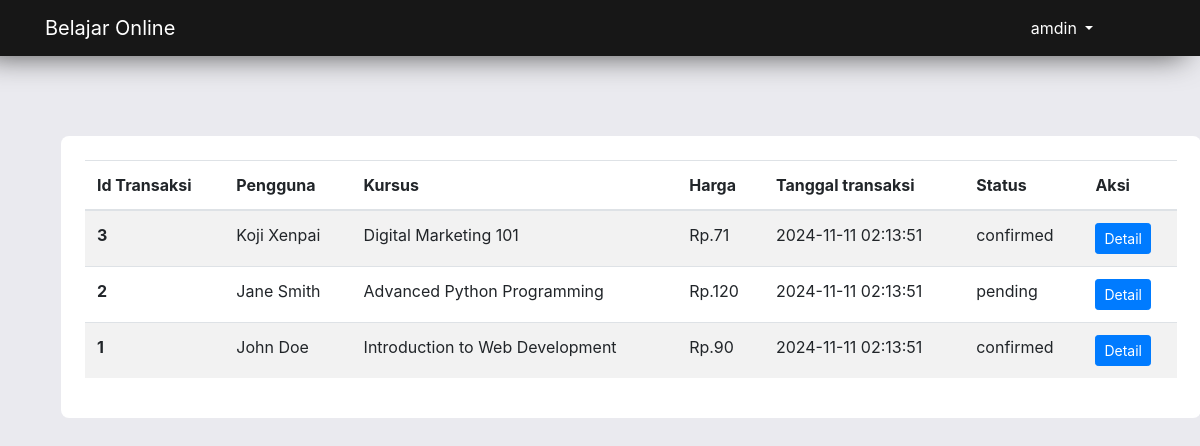
The app's page /admin/transactions.php (signed in) with its own data.
### tables this page shows
CREATE TABLE purchases (
    id INT AUTO_INCREMENT PRIMARY KEY,
    user_id INT NOT NULL,
    course_id INT NOT NULL,
    status ENUM('pending', 'confirmed', 'canceled') DEFAULT 'pending',
    voucher_code VARCHAR(50) NULL,
    total_price DECIMAL(10, 2),
    bank VARCHAR(200),
    bank_account_name VARCHAR(200),
    bank_account_number VARCHAR(200),
    payment_proof VARCHAR(255) NULL,
    created_at TIMESTAMP DEFAULT CURRENT_TIMESTAMP,
    updated_at TIMESTAMP DEFAULT CURRENT_TIMESTAMP ON UPDATE CURRENT_TIMESTAMP,
    FOREIGN KEY (user_id) REFERENCES users(id) ON DELETE CASCADE,
    FOREIGN KEY (course_id) REFERENCES courses(id) ON DELETE CASCADE
);

CREATE TABLE users (
    id INT AUTO_INCREMENT PRIMARY KEY,
    name VARCHAR(255) NOT NULL,
    email VARCHAR(255) UNIQUE NOT NULL,
    password VARCHAR(255) NOT NULL,
    avatar VARCHAR(255),
    bio TEXT,
    created_at TIMESTAMP DEFAULT CURRENT_TIMESTAMP,
    updated_at TIMESTAMP DEFAULT CURRENT_TIMESTAMP ON UPDATE CURRENT_TIMESTAMP
);

CREATE TABLE courses (
    id INT AUTO_INCREMENT PRIMARY KEY,
    title VARCHAR(255) NOT NULL,
    thumbnail VARCHAR(255) NOT NULL,
    description TEXT,
    price DECIMAL(10, 2) NOT NULL,
    status ENUM('draft', 'publish') DEFAULT 'draft',   
    created_at TIMESTAMP DEFAULT CURRENT_TIMESTAMP,
    updated_at TIMESTAMP DEFAULT CURRENT_TIMESTAMP ON UPDATE CURRENT_TIMESTAMP
);

### admin/transactions.php (the view, shortened to what this page needs)
<?php
include "../app/init.php";
$sql = mysqli_query($con, "
    SELECT
        purchases.id,
        purchases.status,
        purchases.voucher_code,
        purchases.total_price,
        purchases.bank,
        purchases.bank_account_name,
        purchases.bank_account_number,
        purchases.payment_proof,
        purchases.created_at,
        purchases.updated_at,
        users.id AS user_id,
        users.name AS user_name,
        users.email AS user_email,
        courses.id AS course_id,
        courses.title AS course_title
    FROM
        purchases
    JOIN
        users ON purchases.user_id = users.id
    JOIN
        courses ON purchases.course_id = courses.id
    ORDER BY
        purchases.id DESC
");
?>
<!DOCTYPE html>
<html lang="en">
<head>
    <link rel="stylesheet" href="../assets/css/bootstrap.min.css">
    <link rel="stylesheet" href="../assets/css/all.min.css">
</head>
<body>
    <nav class="position-fixed navbar navbar-expand-lg navbar-dark">
        <div class="container ">
            <a class="navbar-brand mr-5" href="./index.php">
                Belajar Online
            </a>
            <div class="collapse navbar-collapse" id="navbarNav">
                <ul class="navbar-nav text-uppercase mx-auto col-10">
                </ul>
                <div class="nav-item dropdown col-lg-3 col-md-6 ">
                    <a class="nav-link dropdown-toggle user cart text-white" href="#" id="navbarDropdown" role="button" data-toggle="dropdown" aria-haspopup="true" aria-expanded="false">
                        <?php
                        if (!isset($_SESSION['name'])) {
                            echo "user";
                        } else {
                            echo 'amdin';
                        }
                        ?>
                    </a>
                </div>
            </div>
        </div>
    </nav>
    <br>
    <section class="features pb-5 mt-5 mb-4">
        <div class="container mt-5">
            <div class="col-12 mb-2s  mt-2 p-3 ">
                <div class="main-page container mt-5 p-4 bg-white p-2">
                    <div class="table-responsive-sm">
                        <table class="table table-striped text-nowrap">
                            <thead>
                                <tr>
                                    <th scope="col">Id Transaksi</th>
                                    <th scope="col">Pengguna</th>
                                    <th scope="col">Kursus</th>
                                    <th scope="col">Harga</th>
                                    <th scope="col">Tanggal transaksi</th>
                                    <th scope="col">Status</th>
                                    <th scope="col">Aksi</th>
                                </tr>
                            </thead>
                            <tbody>
                                <?php
                                while ($transaction = mysqli_fetch_assoc($sql)) { ?>
                                    <tr>
                                        <th scope="row"><?= $transaction['id']; ?></th>
                                        <td><?= $transaction['user_name']; ?></td>
                                        <td><?= $transaction['course_title']; ?></td>
                                        <td>Rp.<?= number_format($transaction['total_price'], 0, ',', '.');  ?></td>
                                        <td><?= $transaction['created_at'] ?></td>
                                        <td><?= $transaction['status'] ?></td>
                                        <td><a class="btn btn-sm btn-primary" href="./transaction.php?id=<?= $transaction['id'] ?> ">Detail</a>
                                        </td>
                                    </tr>
                                <?php } ?>
                            </tbody>
                        </table>
                    </div>
                </div>
            </div>
        </div>
    </section>
</body>
</html>

### admin/transactions.php (style rules this page uses)
body { background: #EAEAEF; }
.navbar { background: #171717; position: fixed; left: 0; top: 0; right: 0; margin: auto; z-index: 10; box-shadow: -15px 0px 30px #4e4e4e; }
.nav-item { margin-right: 24px; font-weight: 400; }
.nav-link.user { font-size: 16px; }
.main-page { border-radius: 8px; }
a { text-decoration: none; color: #201f1f; }

### records on screen
purchases: id "3", user.name "Koji Xenpai", course.title "Digital Marketing 101", total_price "71", created_at "2024-11-11 02:13:51", status "confirmed"
purchases: id "2", user.name "Jane Smith", course.title "Advanced Python Programming", total_price "120", created_at "2024-11-11 02:13:51", status "pending"
purchases: id "1", user.name "John Doe", course.title "Introduction to Web Development", total_price "90", created_at "2024-11-11 02:13:51", status "confirmed"
